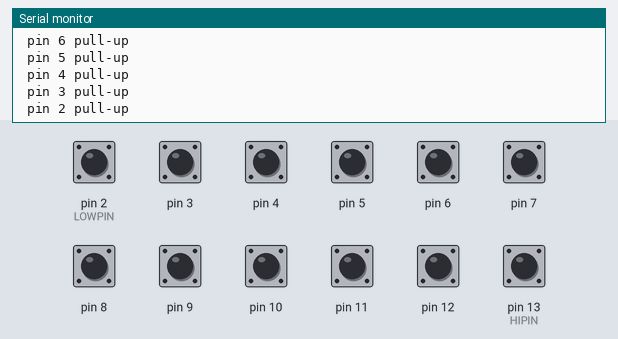
A sketch run on a simulated Arduino Uno, built with avr-gcc and run on an emulated ATmega328P. On the bench: the last lines printed to the serial monitor. The test bench sets the inputs (shaded band); at power-on: pin 2 (LOWPIN), pin 3–12, pin 13 (HIPIN) HIGH.

Above: at 1.2 s.
1.3 s: pin 2 (LOWPIN) pulled LOW for 0.15 s
At 2.4 s:
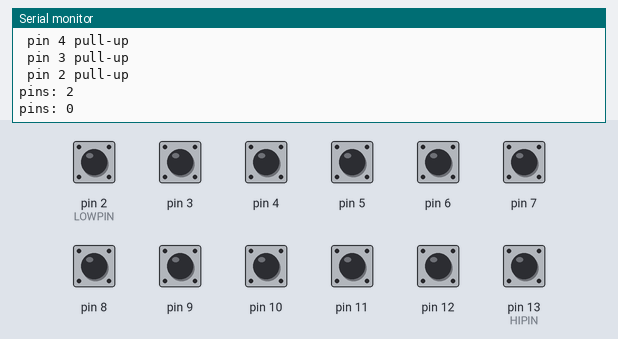
2.9 s: pin 3 pulled LOW for 0.15 s
At 3.6 s:
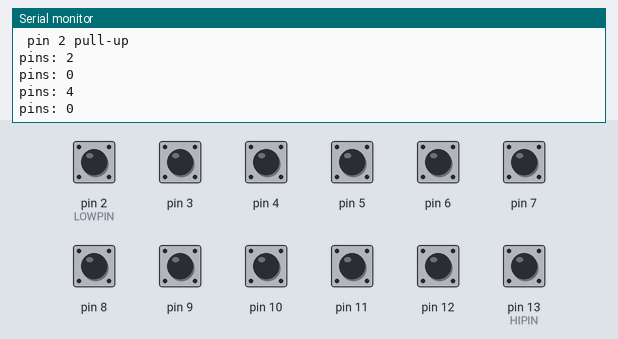
4.5 s: pin 4 pulled LOW for 0.15 s
At 5.8 s:
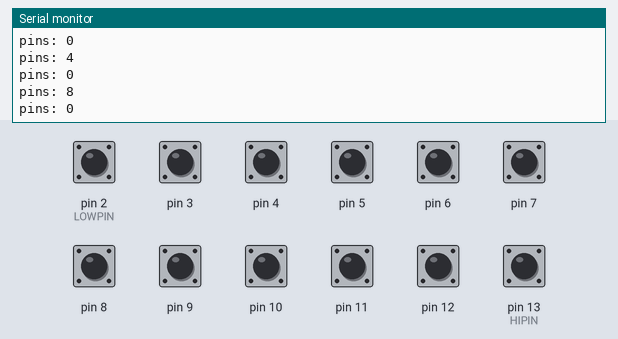
6.1 s: pin 5 pulled LOW for 0.15 s
At 7.3 s:
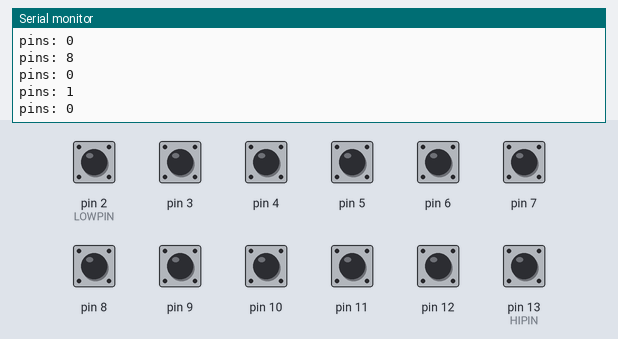
7.7 s: pin 6 pulled LOW for 0.15 s
At 8.5 s:
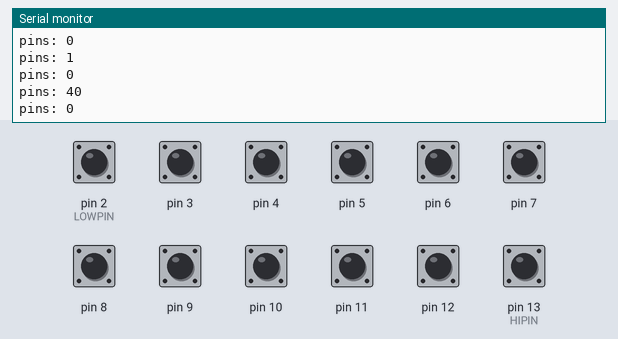
9.3 s: pin 7 pulled LOW for 0.15 s
At 10.9 s:
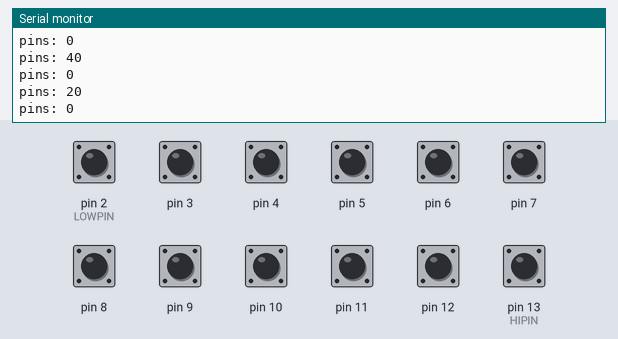
Timing chart, 0 to 11.9 s (numbered marks = the images above; inputs shaded):
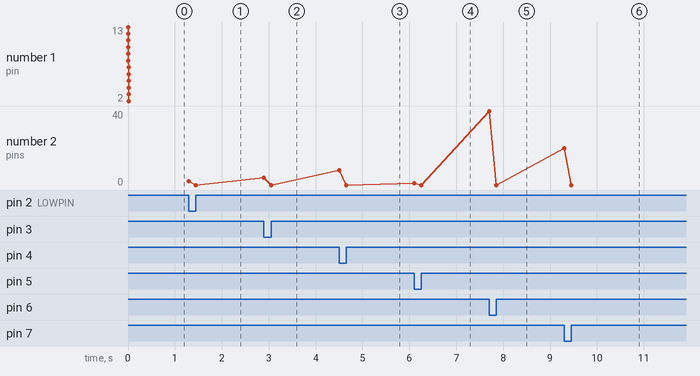

Measured:
- after the input at 1.3 s, the serial monitor: prints a new line at once (image 1)
- after the input at 2.9 s, the serial monitor: prints a new line at once (image 2)
- after the input at 4.5 s, the serial monitor: prints a new line at once (image 3)
- after the input at 6.1 s, the serial monitor: prints a new line at once (image 4)
- after the input at 7.7 s, the serial monitor: prints a new line at once (image 5)
- after the input at 9.3 s, the serial monitor: prints a new line at once (image 6)

The sketch:

ReadDip.ino
```cpp
#define BAUDRATE 115200
#define LOWPIN 2
#define HIPIN 13
unsigned long timeout = 0;


void setup()
{
  Serial.begin(BAUDRATE);
  Serial.println ( "Rotary Dip ready Slave Address = 6" );
  for (int i=HIPIN; i>(LOWPIN-1); i--)
  {
    pinMode (i, INPUT);
    digitalWrite(i,1); // set pull-up resistor
    Serial.print ( " pin " );
    Serial.print ( i );
    Serial.println ( " pull-up" );
  }
}

int readPins()
{
  int values[] = {0,0,2,4,8,1,40,20,10,80, 400, 200, 100, 800};
  int value = 0;

  for (int i=HIPIN; i>(LOWPIN-1); i--)
    if (!digitalRead (i))
      value += values[i];
  return value;
}

void loop()
{
  static int lastPins = 0;
  int pins = readPins();
  if (pins != lastPins)
  {
    Serial.print ( "pins: " );
    Serial.println ( pins);
  }
  lastPins = pins;
}
```
